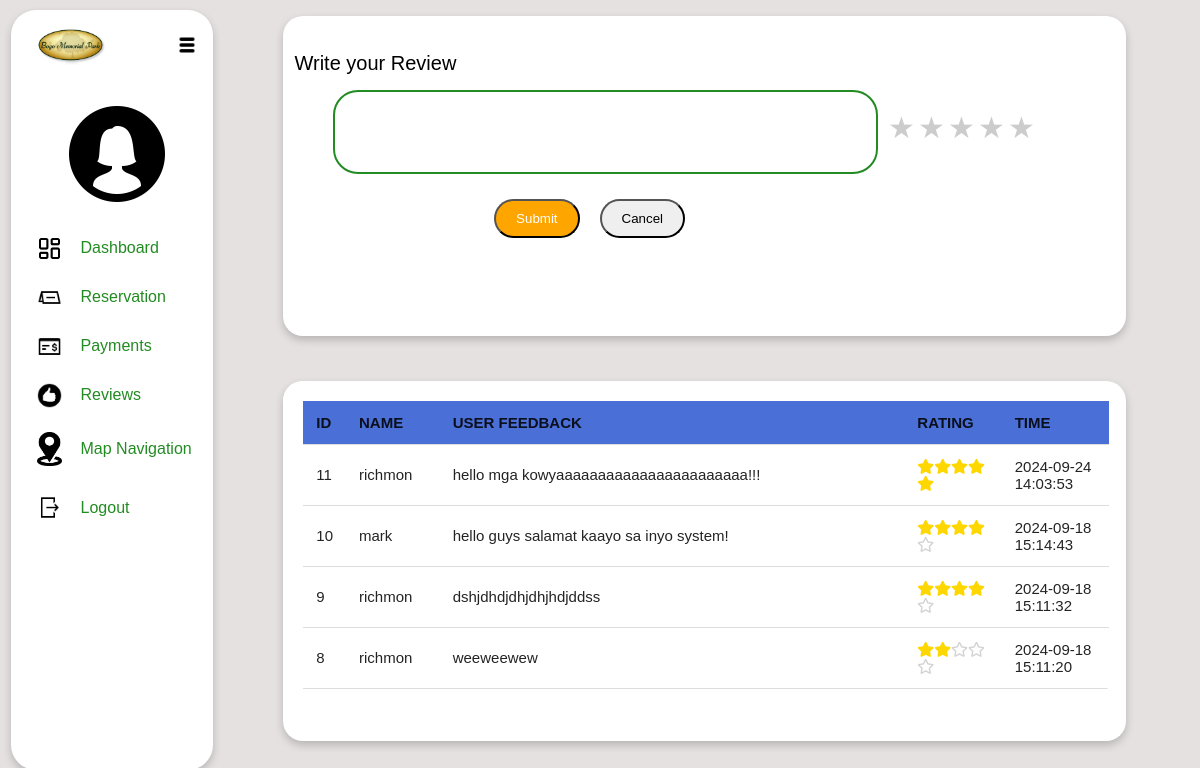
The app's page /customerdashboard/customerreviews.php (signed in) with its own data.
### tables this page shows
CREATE TABLE `reviews` (
  `id` int(11) NOT NULL,
  `fullname` varchar(255) NOT NULL,
  `userfeedback` text DEFAULT NULL,
  `rating` float NOT NULL,
  `time` timestamp NOT NULL DEFAULT current_timestamp(),
  `user_id` int(11) DEFAULT NULL
);

### customerdashboard/customerreviews.php (the view, shortened to what this page needs)
<?php
require_once '../connection/connection.php';
?>
<!DOCTYPE html>
<html lang="en">
<head>
    <link rel="stylesheet" href="./customerdashboard_css/customerreview.css">
    <link rel="stylesheet" href="https://cdnjs.cloudflare.com/ajax/libs/font-awesome/5.15.3/css/all.min.css">
</head>
<body>
    <div class="row">
        <div class="left-content col-4">
            <div class="memoriallogo"><img src="../images/bogomemoriallogo.png" alt="bogomemoriallogo"></div>
            <div class="hamburgermenu"><img src="../images/hamburgermenu.png" alt="hamburgermenu"></div>
            <div class="adminprofile">
                <center><img src="../images/female.png" alt="adminicon">
                </center>
            </div>
            <center>
            <br>
            <div class="adminlinks">
                <span><img src="../images/dashboard.png" alt="">&nbsp;&nbsp;&nbsp;<a href="/customerdashboard/customerdashboard.php">Dashboard</a></span>
                <span><img src="../images/reservation.png" alt="">&nbsp;&nbsp;&nbsp;<a href="/customerdashboard/customerreservation.php">Reservation</a></span>
                <span><img src="../images/payment.png" alt="">&nbsp;&nbsp;&nbsp;<a href="/customerdashboard/customerpayment.php">Payments</a></span>
                <span><img src="../images/review.png" alt="">&nbsp;&nbsp;&nbsp;<a href="/customerdashboard/customerreviews.php">Reviews</a></span>
                <span><img src="../images/map.png" alt="">&nbsp;&nbsp;&nbsp;<a href="/customerdashboard/mapnavigation.php">Map Navigation</a></span>
                <span><img src="../images/logout.png" alt="">&nbsp;&nbsp;&nbsp;<a href="../logout.php">Logout</a></span>
             </div>
            <br>
            </center>
        </div>
        <div class="main">
            <div class="right-content1">
                <br>
                <br>
                <span class="header">&nbsp;&nbsp;Write your Review </span>
                <br>
                <div class="right-header col-9">
                    <form id="myForm" action="" method="post">
                        <textarea rows="4" name="review" cols="50"></textarea>
                        <div class="rating">
                            <label for="star5">★</label>
                            <label for="star4">★</label>
                            <label for="star3">★</label>
                            <label for="star2">★</label>
                            <label for="star1">★</label>
                        </div>
                    </form>
                    <div class="form-buttons">
                        <button type="submit" class="submit" form="myForm">Submit</button>
                        <button type="button"class="cancel" onclick="window.location.href='customerreviews.php'">Cancel</button>
                    </div>
                </div>
            </div>
            <div class="right-content-reviews">
                <div class="table-container">
                    <table id="myTable">
                        <thead>
                            <tr>
                                <th>ID</th>
                                <th>NAME</th>
                                <th>USER FEEDBACK</th>
                                <th>RATING</th>
                                <th>TIME</th>
                            </tr>
                        </thead>
                        <tbody>
                            <?php
                                $sql = "SELECT id, fullname, userfeedback, rating, time FROM reviews ORDER BY time DESC LIMIT 1000";
                                $stmt = $pdo->prepare($sql);
                                $stmt->execute();
                                if ($stmt->rowCount() > 0) {
                                    while ($row = $stmt->fetch(PDO::FETCH_ASSOC)) {
                                        echo "<tr>
                                                <td>" . htmlspecialchars($row["id"]). "</td>
                                                <td>" . htmlspecialchars($row["fullname"]). "</td>
                                                <td>" . htmlspecialchars($row["userfeedback"]). "</td>
                                                <td>";
                                        $rating = (int)$row['rating'];
                                        for ($i = 1; $i <= 5; $i++) {
                                            if ($i <= $rating) {
                                                echo "<i class='fas fa-star'></i>";
                                            } else {
                                                echo "<i class='far fa-star'></i>";
                                            }
                                        }
                                        echo "</td>
                                                <td>" . htmlspecialchars($row["time"]). "</td>
                                            </tr>";
                                    }
                                } else {
                                    echo "<tr><td colspan='5'>No reviews available</td></tr>";
                                }
                            ?>
                        </tbody>
                    </table>
                </div>
            </div>
        </div>
    </div>
</body>
</html>

### customerdashboard/customerdashboard_css/customerreview.css (style rules this page uses)
* { margin: 0; padding: 0; box-sizing: border-box; font-family: Arial, sans-serif; }
body { background-color: #e5e1e1; }
.row::after { content: ""; clear: both; display: block; }
[class*="col-"] { float: left; padding: 15px; }
.col-4 { width: 33.33%; }
.col-9 { width: 75%; }
.row { width: 100%; height: 100vh; display: flex; }
.left-content { background-color: white; color: forestgreen; border-radius: 25px; height: 95vh; margin-top: 0.6rem; margin-left: 0.7rem; width: 250px; position: relative; padding: 1rem; box-shadow: 0 4px 8px rgba(0, 0, 0, 0.2); }
.memoriallogo img { width: 95px; position: absolute; top: 0.6rem; filter: drop-shadow (0px, 0px, 20px,black); }
.hamburgermenu img { width: 20px; float: right; margin-top: 0.6rem; }
.adminprofile img { width: 100px; margin-top: 3rem; padding-left: 30px; }
.adminprofile img { padding-top: 20px; border-radius: 50%; width: 150px; }
.main { width: 100%; margin-top: 1rem; margin-left: 50px; }
.right-content1 { margin-left: 20px; width: 90%; height: 40vh; background-color: white; color: forestgreen; border-radius: 20px; box-shadow: 0 4px 8px rgba(0, 0, 0, 0.2); }
.right-content-reviews { margin-left: 20px; width: 90%; height: 45vh; margin-top: 2.8rem; background-color: white; color: rgb(0, 0, 0); border-radius: 20px; box-shadow: 0 4px 8px rgba(0, 0, 0, 0.2); }
.adminlinks { display: flex; flex-direction: column; gap: 1.5rem; align-items: flex-start; margin-left: 10px; }
.adminlinks span { display: flex; align-items: center; width: 100%; }
.adminlinks img { width: 25px; margin-right: 5px; }
.adminlinks a { text-decoration: none; color: forestgreen; font-size: 1rem; display: inline-block; }
.adminlinks span:last-child { margin-top: 0.3rem; }
.header { color:black; font-size:20px; }
.right-header { color: white; margin-bottom: 20px; display: flex; padding-left: 50px; width: 100%; position: relative; }
textarea { width: 70%; padding: 10px; border:2px solid forestgreen; border-radius: 4px; margin-bottom: 10px; resize: none; border-radius: 25px; }
.rating { padding-top: 10px; float: right; padding: 0 10px; }
.rating label { float: right; width: 1em; overflow: hidden; white-space: nowrap; cursor: pointer; font-size: 30px; color: #ccc; padding-top: 20px; }
.rating label:before { content: '★ '; }
form { display: flex; width: 100%; }
.form-buttons { display: flex; width:10%; gap: 20px; position: absolute; right: 65%; top:100%; }
.submit { width: 100px; padding: 10px 20px; background-color: orange; border-radius:25px; color: white; cursor: pointer; }
.cancel { width:100px; padding: 10px 20px; border-radius: 25px; cursor: pointer; }
.table-container { margin-top: 5px; height: 40vh; overflow-y: auto; width: 98%; background-color: white; color: rgb(0, 0, 0); border-radius: 20px; overflow-x: hidden; margin-top: 5px; }
table { width: 100%; border-collapse: collapse; margin: 20px 0; font-size: 20px; text-align: left; color:rgba(0, 0, 0, 0.863); margin-left:20px; padding: 10px; }
th, td { padding:13px; border-bottom: 1px solid #ddd; font-size: 15px; }
th { background-color: #4a6fd6; }
.fas.fa-star { color: gold; }
.far.fa-star { color: lightgray; }

### records on screen
reviews: id "11", fullname "richmon", userfeedback "hello mga kowyaaaaaaaaaaaaaaaaaaaaaaa!!!", rating 5 (drawn), time "2024-09-24 14:03:53"
reviews: id "10", fullname "mark", userfeedback "hello guys salamat kaayo sa inyo system!", rating 4 (drawn), time "2024-09-18 15:14:43"
reviews: id "9", fullname "richmon", userfeedback "dshjdhdjdhjdhjhdjddss", rating 4 (drawn), time "2024-09-18 15:11:32"
reviews: id "8", fullname "richmon", userfeedback "weeweewew", rating 2 (drawn), time "2024-09-18 15:11:20"
